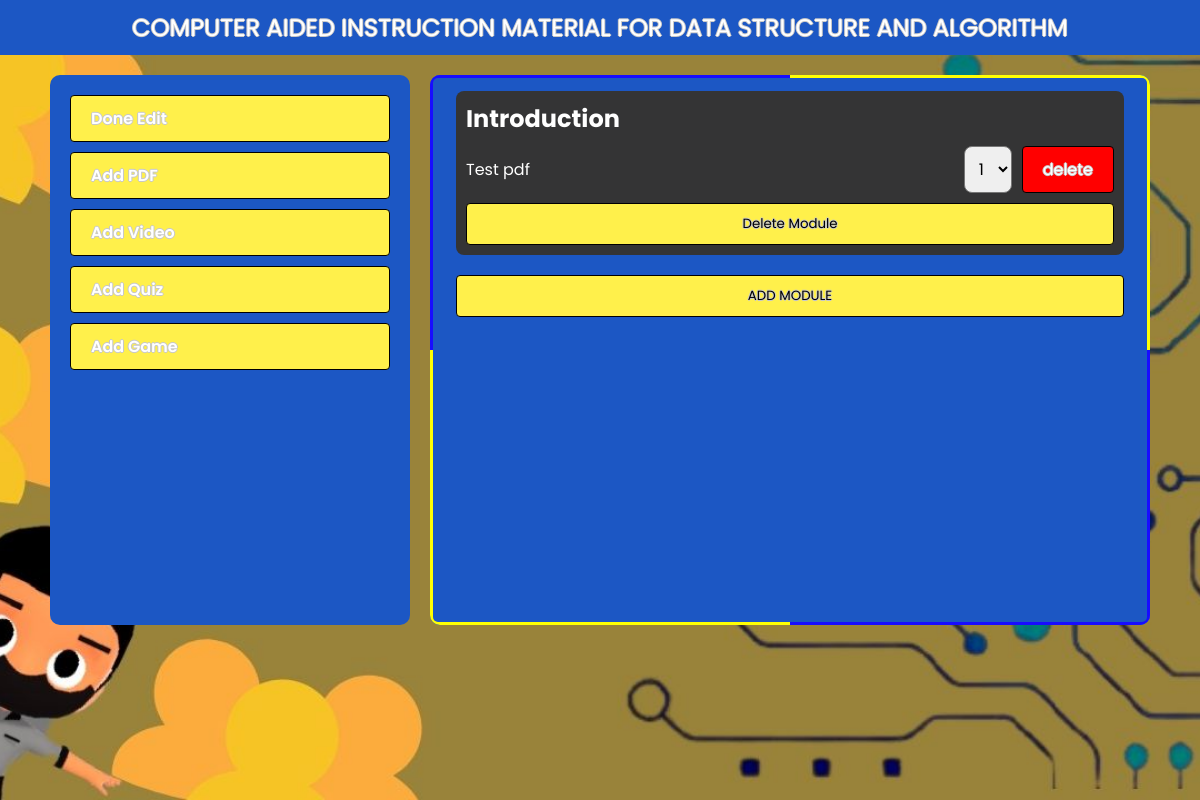
Before: /admin-module (signed in) with the older database file.
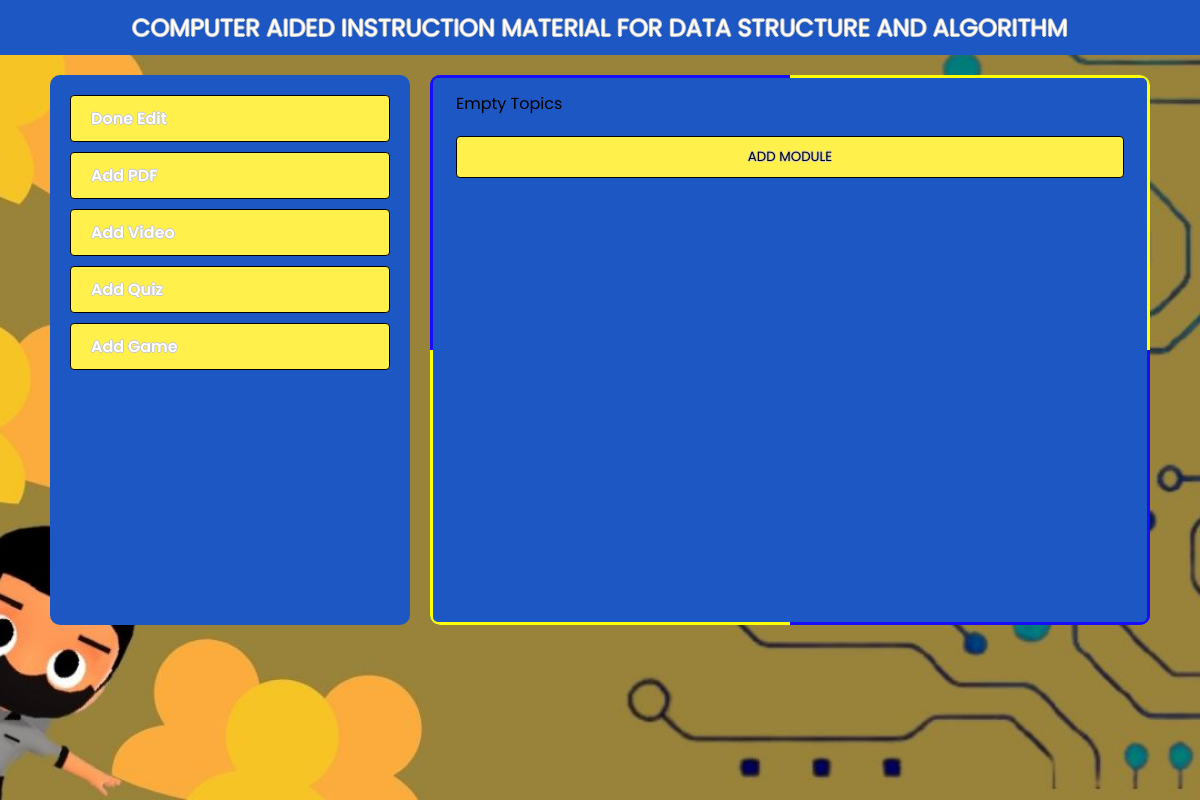
After: the same page with the newer database file.
### tables this page shows
CREATE TABLE `topics` (
  `id` int(11) NOT NULL,
  `title` varchar(1000) NOT NULL
);

CREATE TABLE `content` (
  `id` int(11) NOT NULL,
  `name` varchar(100) DEFAULT NULL,
  `description` varchar(300) DEFAULT NULL,
  `order` int(11) NOT NULL,
  `topics` int(11) NOT NULL,
  `type` int(11) NOT NULL
);

### db/TopicDb.php (called while the page is built, shortened)
<?php
require_once 'autoload.php';
class TopicDb
{
    public static function getAllTopics()
    {
        $conn = Database::open();
        $stmt = $conn->prepare("SELECT * FROM topics");
        $stmt->execute();
        $result = $stmt->get_result();
        $topics = array();
        while ($data = $result->fetch_assoc()) {
            $topic = new Topic($data['title']);
            $topic->setId($data['id']);
            array_push($topics, $topic);
        }
        if ($topics == null) {
            throw new Exception('Empty Topics');
        }
        return $topics;
    }
}

### autoload.php (called while the page is built, shortened)
<?php
spl_autoload_register(function ($className) {
    $file = __DIR__ . '\\' . $className . '.php';
    $file = str_replace('\\', DIRECTORY_SEPARATOR, $file);
});

### model/module/Topic.php (called while the page is built, shortened)
<?php
class Topic
{
    private $title;
    public function __construct($title)
    {
        $this->title = $title;
    }
    public function getTitle()
    {
        return $this->title;
    }
}

### model/module/Content.php (called while the page is built, shortened)
<?php
class Content
{
    private $id;
    private $name;
    private $order;
    private $topics;
    private $type;
    public function getId()
    {
        return $this->id;
    }
    public function getName()
    {
        return $this->name;
    }
    public function getOrder()
    {
        return $this->order;
    }
    public function getTopics()
    {
        return $this->topics;
    }
    public function getType()
    {
        return $this->type;
    }
    public function setId($id): void
    {
        $this->id = $id;
    }
    public function setName($name): void
    {
        $this->name = $name;
    }
    public function setOrder($order): void
    {
        $this->order = $order;
    }
    public function setTopics($topics): void
    {
        $this->topics = $topics;
    }
    public function setType($type): void
    {
        $this->type = $type;
    }
}

### db/ContentDb.php (called while the page is built, shortened)
<?php
class ContentDb
{
    public static function getContent($id)
    {
        $connection = Database::open();
        $stmt = $connection->prepare("SELECT * FROM content WHERE topics = ? order by `order`");
        $stmt->bind_param(
            "d",
            $id
        );
        $stmt->execute();
        $result = $stmt->get_result();
        $contents = array();
        while ($data = $result->fetch_assoc()) {
            $content = new Content();
            $content->setId($data['id']);
            $content->setName($data['name']);
            $content->setDescription($data['description']);
            $content->setOrder($data['order']);
            $content->setTopics($data['topics']);
            $content->setType($data['type']);
            switch ($data['type']) {
                case 3:
                    $content->appendData(FileDb::getFile($content));
                    break;
            }
            array_push($contents, $content);
        }
        $error = mysqli_error($connection);
        return $contents;
    }
}

### db/FileDb.php (called while the page is built, shortened)
<?php
class FileDb
{
    public static function getFile(Content $content)
    {
        $topicId = $content->getTopics();
        $contentId = $content->getId();
        $connection = Database::open();
        $stmt = $connection->prepare("SELECT * FROM file WHERE topic_id = ? and content_id = ?");
        $stmt->bind_param(
            "dd",
            $topicId,
            $contentId
        );
        $stmt->execute();
        $result = $stmt->get_result();
        $data = $result->fetch_assoc();
        $error = mysqli_error($connection);
        $file = new File();
        $file->setId($data['id']);
        $file->setLocation($data['location']);
        $file->setTopicId($data['topic_id']);
        $file->setContenId($data['content_id']);
        return $file;
    }
}

### model/module/File.php (called while the page is built, shortened)
<?php
class File {
    private $location;
    public function getLocation() {
        return $this->location;
    }
    public function setLocation($location): void {
        $this->location = $location;
    }
}

### views/admin/admin-module.php (the view, shortened to what the changed rows need)
<?php
require_once 'autoload.php';
?>
<!DOCTYPE html>
<html lang="en">
<head>
    <link rel="stylesheet" href="./resources/css/style.css">
</head>
<body>
    <section class="main-wrapper bg bg-dashboard">
        <header class="header">COMPUTER AIDED INSTRUCTION MATERIAL FOR DATA STRUCTURE AND ALGORITHM</header>
        <section class="content">
            <div class="content-left">
                <nav class="nav">
                    <a href="./admin" class="nav__link btn">Done Edit</a>
                    <a href="./module-file" class="nav__link btn">Add PDF</a>
                    <a href="./module-video" class="nav__link btn">Add Video</a>
                    <a href="./quiz-maker" class="nav__link btn">Add Quiz</a>
                    <a href="./module-game" class="nav__link btn">Add Game</a>
                </nav>
            </div>
            <div class="content-right rainbow">
                <section class="filler">
                    <?php
                    try {
                        function setOrder($id, $max, $order, $contentId)
                        {
                            $orders = " <select class='order' id='myId$id$contentId' onchange=\"changeOrder($id,$contentId,$order)\">";
                            for ($i = 1; $i <= $max; $i++) {
                                if ($i == $order) {
                                    $orders = $orders . "<option selected value='$i'>$i</option>";
                                } else {
                                    $orders = $orders . "<option value='$i'>$i</option>";
                                }
                            }
                            return $orders . "</select>";
                        }
                        foreach (TopicDb::getAllTopics() as $topic) {
                            $title = $topic->getTitle();
                            $id = $topic->getId();
                            echo "<div class='module'>";
                            echo "<h2>$title</h2>";
                            try {
                                $contents = ContentDb::getContent($id);
                                foreach ($contents as $content) {
                                    $step = $content->getId();
                                    $name = $content->getName();
                                    $dataValue = $content->getData();
                                    $payload = array_pop($dataValue);
                                    $type = $content->getType();
                                    $orderId = $content->getOrder();
                                    $orders = setOrder($id, count($contents), $orderId, $step);
                                    switch ($type) {
                                        case 3:
                                            $location = $payload->getLocation();
                                            $fileId = $content->getId();
                                            echo "<div  class='holder'>
                                            <a href='./assets/file/$location'>$name</a>
                                            <div class='holder-wrapper'>
                                                    $orders
                                            </div>
                                             <span class='btn del' onclick=\"deleteContent($id,$fileId,$step )\">delete</span>
                                            </div>";
                                            break;
                                    }
                                }
                            } catch (Exception $err) {
                                echo "no content found";
                            }
                            echo "<div class='module__btn'>";
                            echo "<button onclick=\"deleteTopic($id)\" class='btn' id='$title'>Delete Module</button>";
                            echo "</div>";
                            echo "</div>";
                        }
                    } catch (Exception $e) {
                        echo $e->getMessage();
                    }
                    ?>
                    <button class="btn" id="addm">ADD MODULE</button>
                </section>
            </div>
        </section>
    </section>
</body>
</html>

Changed rows visible on the page:
removed topics: title "Introduction"
removed content: name "Test pdf", id+order "1"
Other visible differences:
$e->getMessage(): (not shown) → "Empty Topics"
